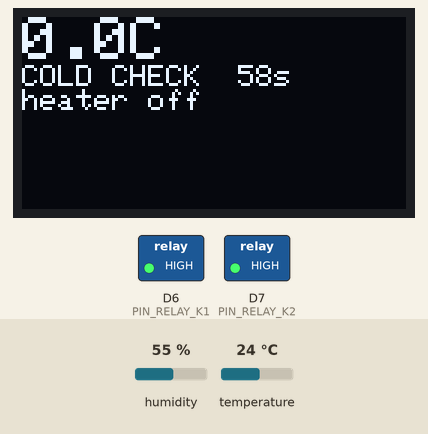
Simulated run of this sketch. Board: ESP8266 (NodeMCU). Shown: 128×64 one-colour display, switched loads named in the sketch (green lamp = pin HIGH). Inputs (shaded band) come from the test bench; at power-on: temperature 24 °C, humidity 55 %. What the sketch prints to the serial monitor is not drawn.

Above: at 1.5 s.
1.6 s: temperature set to 12 °C
At 3.1 s:
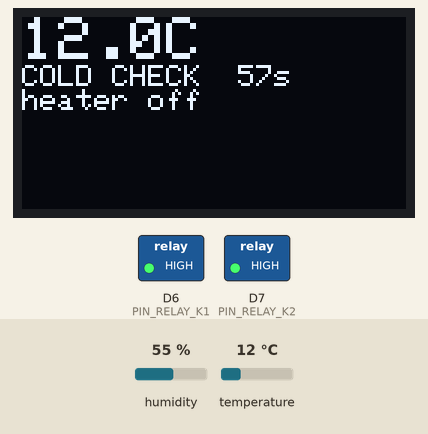
4.6 s: temperature set to 19 °C
At 7.1 s:
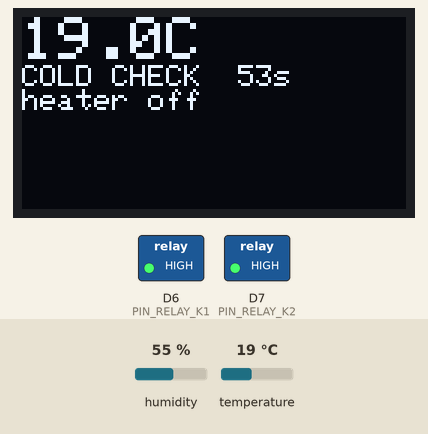
7.9 s: temperature set to 28 °C
At 61.4 s:
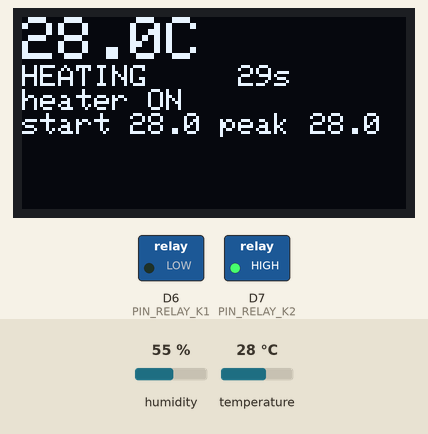
Timing chart, 0 to 62.2 s (numbered marks = the images above; inputs shaded):
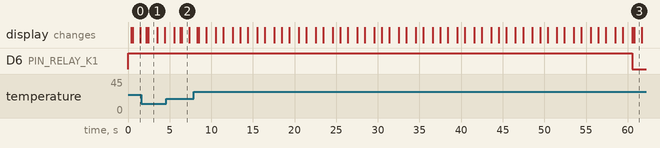

Measured:
- what the display in image 1 shows lasts 1.1 s, from 2.4 s to 3.5 s

The sketch:

diag_v7.ino
```cpp
// diag_v7 - heater bring-up test for microaqila. SUPERVISED, ONE SHOT.
//
// Phase 1 (COLD_CHECK_MS): heater forced OFF. If the bank warms up during
//   this window the heater is wired around the relay (wrong screw) - the
//   whole point of the phase is to catch that before any burst.
// Phase 2 (BURST_MS): single heater ON burst while the DHT22 is watched.
// Phase 3: heater OFF permanently until the board is reset.
//
// Aborts to permanent-OFF on: temp >= ABORT_TEMP_C, or DHT failure (a dead
// sensor means we are blind, and blind + heater is exactly what must not run).
// Fan stays OFF throughout so the temperature rise is purely the heater's.

#include <Wire.h>
#include <Adafruit_GFX.h>
#include <Adafruit_SSD1306.h>
#include <DHT.h>
#include "config.h"

#define RELAY_ON  (RELAY_ACTIVE_LOW ? LOW  : HIGH)
#define RELAY_OFF (RELAY_ACTIVE_LOW ? HIGH : LOW)

Adafruit_SSD1306 display(OLED_W, OLED_H, &Wire, OLED_RESET_PIN);
DHT dht(PIN_DHT, DHT_TYPE);

uint8_t phase = 0;                 // 0=cold check, 1=burst, 2=done/locked
uint32_t phaseStart = 0, lastRead = 0;
float t = NAN, h = NAN, tStart = NAN, tPeak = NAN;
bool heaterOn = false, oledOk = false, aborted = false;
const char *abortWhy = "";

void heater(bool on) {
  if (on == heaterOn) return;
  heaterOn = on;
  digitalWrite(PIN_RELAY_K1, on ? RELAY_ON : RELAY_OFF);
  Serial.printf(">>> HEATER %s at %.1f C\n", on ? "ON" : "OFF", t);
}

void lockOff(const char *why) {
  heater(false);
  phase = 2;
  aborted = true;
  abortWhy = why;
  Serial.printf("!!! ABORT: %s - heater locked OFF until reset\n", why);
}

void draw(uint32_t secsLeft) {
  if (!oledOk) return;
  display.clearDisplay();
  display.setTextColor(SSD1306_WHITE);
  display.setTextSize(2);
  display.setCursor(0, 0);
  display.printf("%.1fC\n", isnan(t) ? 0.0 : t);
  display.setTextSize(1);
  if (phase == 0) display.printf("COLD CHECK  %lus\n", (unsigned long)secsLeft);
  else if (phase == 1) display.printf("HEATING     %lus\n", (unsigned long)secsLeft);
  else display.printf("%s\n", aborted ? abortWhy : "TEST COMPLETE");
  display.printf("heater %s\n", heaterOn ? "ON" : "off");
  if (!isnan(tStart) && !isnan(tPeak))
    display.printf("start %.1f peak %.1f", tStart, tPeak);
  display.display();
}

void setup() {
  digitalWrite(PIN_RELAY_K1, RELAY_OFF); pinMode(PIN_RELAY_K1, OUTPUT);
  digitalWrite(PIN_RELAY_K2, RELAY_OFF); pinMode(PIN_RELAY_K2, OUTPUT);
  Serial.begin(SERIAL_BAUD);
  delay(300);
  Serial.println();
  Serial.println(F("=================================="));
  Serial.println(F(" microaqila diag_v7 (heater test)"));
  Serial.println(F("=================================="));
  Serial.printf("Reset reason: %s\n", ESP.getResetReason().c_str());
  Wire.begin(PIN_I2C_SDA, PIN_I2C_SCL);
  oledOk = display.begin(SSD1306_SWITCHCAPVCC, OLED_ADDR);
  Serial.printf("SSD1306 init: %s\n", oledOk ? "OK" : "FAILED");
  dht.begin();
  Serial.printf("PHASE 1: heater OFF for %d s - bank MUST stay cold.\n",
                COLD_CHECK_MS / 1000);
  Serial.printf("PHASE 2: one %d s burst. Abort if temp >= %.1f C.\n\n",
                BURST_MS / 1000, ABORT_TEMP_C);
  phaseStart = millis();
}

void loop() {
  if (millis() - lastRead >= 2000) {
    lastRead = millis();
    float th = dht.readHumidity(), tt = dht.readTemperature();
    if (!isnan(tt) && !isnan(th)) {
      t = tt; h = th;
      if (isnan(tPeak) || t > tPeak) tPeak = t;
      if (t >= ABORT_TEMP_C && phase != 2) lockOff("OVER TEMP");
    } else if (phase == 1) {
      lockOff("DHT FAILED");
    }
    Serial.printf("[phase %d] t=%.1f h=%.1f heater=%s\n",
                  phase, t, h, heaterOn ? "ON " : "off");
  }

  uint32_t elapsed = millis() - phaseStart;
  uint32_t secsLeft = 0;

  if (phase == 0) {
    heater(false);
    secsLeft = (COLD_CHECK_MS - elapsed) / 1000;
    if (elapsed >= COLD_CHECK_MS) {
      tStart = t;
      phase = 1;
      phaseStart = millis();
      Serial.printf("\n=== PHASE 2: burst starting at %.1f C ===\n", tStart);
      heater(true);
    }
  } else if (phase == 1) {
    secsLeft = (BURST_MS - elapsed) / 1000;
    if (elapsed >= BURST_MS) {
      heater(false);
      phase = 2;
      Serial.printf("\n=== DONE: start %.1f C, peak %.1f C, rise %.1f C ===\n",
                    tStart, tPeak, tPeak - tStart);
      Serial.println(F("Heater locked OFF. Reset the board to run again.\n"));
    }
  } else {
    heater(false);
  }

  draw(secsLeft);
  delay(200);
}
```

config.h
```cpp
#pragma once
// ================= microaqila board configuration (diag_v7) =================
// Board: NodeMCU ESP8266 (ESP-12F). Chip ID MEASURED 0x006BE263.
// "Dx" names are the board silkscreen labels; GPIO numbers in comments.

#define SERIAL_BAUD       115200

// --- I2C bus ---
#define PIN_I2C_SDA       D2    // GPIO4  -> OLED SDA
#define PIN_I2C_SCL       D1    // GPIO5  -> OLED SCL

// --- SSD1306 OLED ---
// [M] 2026-08-25: bus scan reports the module ACKing at 0x3C.
#define OLED_ADDR         0x3C
// [G] 0.96" JMD0.96D-1 modules are almost always 128x64. If the panel is
// really 128x32 the test screens will look squashed/doubled - verify by eye.
#define OLED_W            128
#define OLED_H            64
#define OLED_RESET_PIN    -1    // 4-pin module: no reset line

// --- Peripherals (planned; wired later, one at a time) ---
#define PIN_DHT           D5    // GPIO14 - DHT22 data
#define PIN_RELAY_HEATER  D6    // GPIO12 - relay IN1
#define PIN_RELAY_FAN     D7    // GPIO13 - relay IN2

// --- Diagnostic timing ---
#define DIAG_FRAME_MS     3000  // how long each test screen is held

// --- DHT22 (AM2302) ---
#define DHT_TYPE          DHT22  // we have DHT22, not the DHT11 in the proposal
#define DHT_READ_MS       2500   // datasheet minimum sampling interval is 2 s
#define DHT_RETRIES       3      // DHT22 NAKs occasionally; retry before failing

// --- 2ch relay module (SRD-05VDC-SL-C coils, PC817 optos) ---
// [M] 2026-08-25 close-up photos: J1 = RY-VCC | VCC | GND  (jumper shipped on
// RY-VCC+VCC), J2 = GND | IN1 | IN2 | VCC.
// Split-supply wiring: jumper REMOVED, J1 RY-VCC <- VU (5V coils),
// J1 GND <- G, J2 VCC <- 3V (opto side at 3.3V), J2 GND <- G,
// IN1 <- D6, IN2 <- D7.
#define PIN_RELAY_K1      D6    // GPIO12 -> J2 IN1 (heater channel, wired LAST)
#define PIN_RELAY_K2      D7    // GPIO13 -> J2 IN2 (fan channel)
// [M] LOW-trigger CONFIRMED 2026-08-26: LEDs dark through the boot settle
// window, no click at plug-in. Do not change.
#define RELAY_ACTIVE_LOW  1

// --- Terminal-identification phase length ---
#define PHASE_SECS        60    // K2 held steady this long per state

// --- Contact-continuity probe (diag_v7) ---
// The ESP checks the K2 screw contacts itself: D4 drives 3.3 V out, D0 has
// an internal pulldown and listens. If the wired screw pair is closed, D0
// reads HIGH. Both pins are otherwise free; current is microamps.
// D4=GPIO2 is a boot-strap pin but OUTPUT-HIGH after boot is its safe idle
// state; D0=GPIO16 has no strap role and supports INPUT_PULLDOWN_16.
#define PIN_PROBE_SRC     D4    // GPIO2  -> one K2 screw
#define PIN_PROBE_SENSE   D0    // GPIO16 -> another K2 screw
#define PROBE_PHASE_MS    6000  // K2 held off/on this long per phase

// --- control_v1: fan-only cooling thermostat ---
// Ambient measured ~31 C. Thresholds sit just above it so breathing on the
// sensor demonstrates the loop. Hysteresis gap prevents rapid clicking.
#define FAN_ON_C          32.5   // above this -> fan ON
#define FAN_OFF_C         32.0   // below this -> fan off (0.5 C gap)
#define CTRL_PERIOD_MS    2500   // DHT22 minimum sampling is 2 s

// --- Wi-Fi AP + web interface (diag_v7) ---
// ESP hosts its own hotspot; control page lives at http://192.168.4.1
#define AP_SSID           "microaqila"
#define AP_PASS           "aqila1234"   // min 8 chars for WPA2

// --- diag_v7 heater bring-up test ---
#define COLD_CHECK_MS     60000   // heater held OFF: user confirms bank cold
#define BURST_MS          30000   // single supervised ON burst, then OFF for good
#define ABORT_TEMP_C      45.0    // hard abort: sensor above this -> heater off
```
